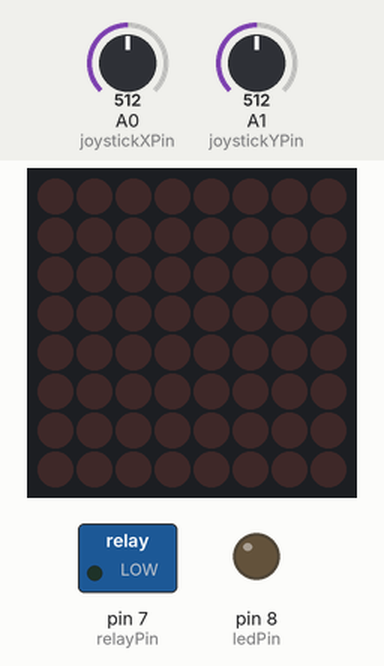
Recording of a sketch running on a simulated Arduino Uno, built with avr-gcc and run on an emulated ATmega328P. On the bench: 8×8 LED matrix, switched loads named in the sketch (green lamp = pin HIGH), output pins drawn as LEDs (lit = HIGH). The inputs (shaded band) are chosen by the test bench; at power-on: A0 (joystickXPin) = 512, A1 (joystickYPin) = 512.

Above: at 1.2 s.
1.3 s: A0 (joystickXPin) set to 541
2.8 s: A0 (joystickXPin) set to 566
At 3.3 s:
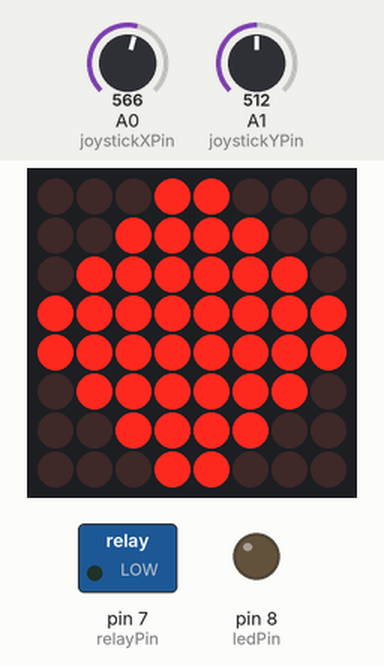
4.3 s: A0 (joystickXPin) set to 540
At 5.5 s:
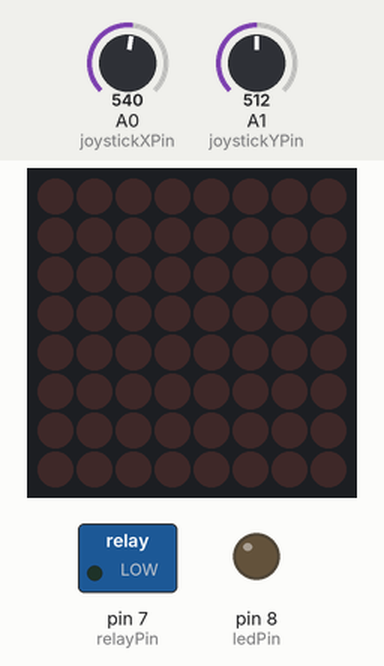
5.8 s: A1 (joystickYPin) set to 539
7.3 s: A1 (joystickYPin) set to 567
At 7.8 s:
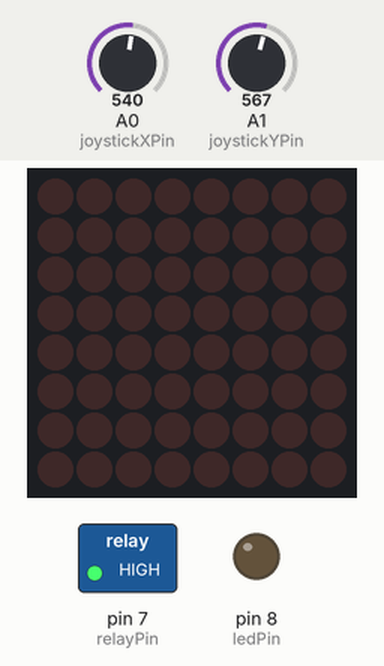
8.8 s: A1 (joystickYPin) set to 440
At 10.2 s:
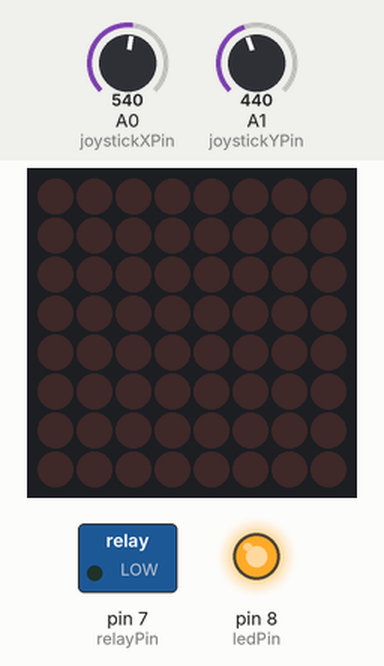
Timing chart, 0 to 11.3 s (numbered marks = the images above; inputs shaded):
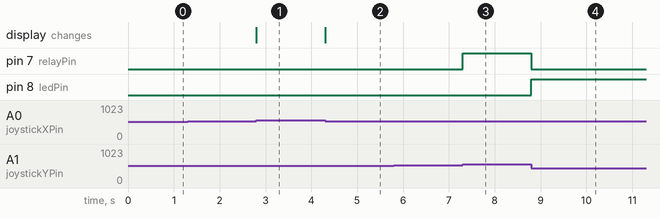

The sketch:

sketch_aug31cTESTSYRENaOTHER1basic.ino
```cpp
#include <LedControl.h>

// Pin definitions
const int joystickXPin = A0;
const int joystickYPin = A1;
const int relayPin = 7;
const int ledPin = 8;
const int csPin = 10;
const int dinPin = 11;
const int clkPin = 13;

// Initialize the LED matrix
LedControl lc = LedControl(dinPin, clkPin, csPin, 1);

void setup() {
  // Initialize the relay and LED pins
  pinMode(relayPin, OUTPUT);
  pinMode(ledPin, OUTPUT);
  digitalWrite(relayPin, LOW);
  digitalWrite(ledPin, LOW);

  // Initialize the LED matrix
  lc.shutdown(0, false);
  lc.setIntensity(0, 8);
  lc.clearDisplay(0);
}

void loop() {
  int xValue = analogRead(joystickXPin);
  int yValue = analogRead(joystickYPin);

  // Neutral position
  if (xValue > 450 && xValue < 550 && yValue > 450 && yValue < 550) {
    lc.clearDisplay(0);
    digitalWrite(ledPin, LOW);
    digitalWrite(relayPin, LOW);
  }
  // Left
  else if (xValue < 450) {
    displayArrowLeft();
    digitalWrite(ledPin, LOW);
    digitalWrite(relayPin, LOW);
  }
  // Right
  else if (xValue > 550) {
    displayArrowRight();
    digitalWrite(ledPin, LOW);
    digitalWrite(relayPin, LOW);
  }
  // Up
  else if (yValue < 450) {
    lc.clearDisplay(0);
    digitalWrite(ledPin, HIGH);
    digitalWrite(relayPin, LOW);
  }
  // Down
  else if (yValue > 550) {
    lc.clearDisplay(0);
    digitalWrite(ledPin, LOW);
    digitalWrite(relayPin, HIGH);
  }
}

void displayArrowLeft() {
  byte arrowLeft[8] = {
    B00011000,
    B00111100,
    B01111110,
    B11111111,
    B11111111,
    B01111110,
    B00111100,
    B00011000
  };
  for (int i = 0; i < 8; i++) {
    lc.setRow(0, i, arrowLeft[i]);
  }
}

void displayArrowRight() {
  byte arrowRight[8] = {
    B00011000,
    B00111100,
    B01111110,
    B11111111,
    B11111111,
    B01111110,
    B00111100,
    B00011000
  };
  for (int i = 0; i < 8; i++) {
    lc.setRow(0, i, arrowRight[i]);
  }
}
```

Measured:
- the behaviour switches between 550 and 551 on A0 (joystickXPin) (found by bisection; images 0 and 1)
- the behaviour switches between 550 and 551 on A1 (joystickYPin) (found by bisection; images 2 and 3)
- after the input at 1.3 s, every drawn part: stays the same
- after the input at 2.8 s, the display: changes at once (image 1)
- after the input at 4.3 s, the display: changes at once (image 2)
- after the input at 5.8 s, every drawn part: stays the same
- after the input at 7.3 s, pin 7 (relayPin): LOW → HIGH at once
- after the input at 8.8 s, pin 7 (relayPin): HIGH → LOW at once; pin 8 (ledPin): LOW → HIGH at once
